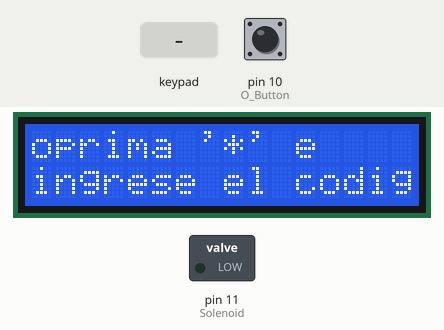
Simulated run of this sketch. Board: Arduino Uno, built with avr-gcc and run on an emulated ATmega328P. Shown: 16×2 character LCD, switched loads named in the sketch (green lamp = pin HIGH). The inputs (shaded band) are chosen by the test bench; at power-on: pin 10 (O_Button) LOW.

Above: at 3.2 s.
3.3 s: key '#' pressed
At 5.2 s:
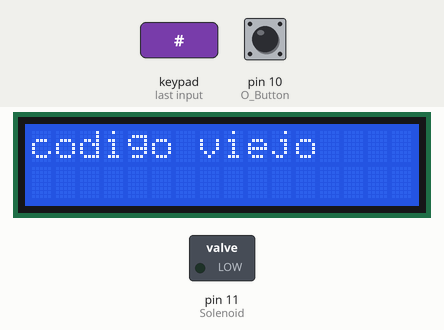
5.8 s: keypad keys 1 2 3 4 A pressed 0.4 s apart
At 8.1 s:
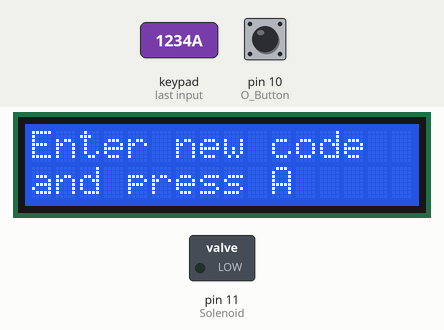
9.3 s: keypad keys 1 2 3 4 # pressed 0.4 s apart
At 11.8 s:
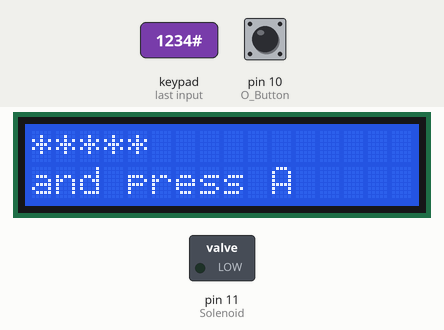
12.8 s: keypad keys 9 8 7 6 A pressed 0.4 s apart
At 15.2 s:
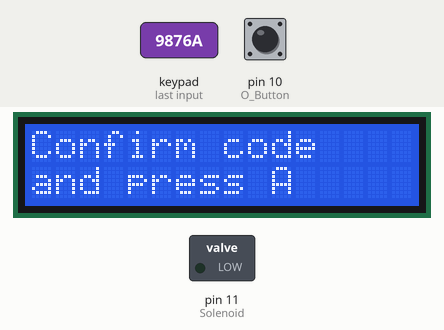
16.3 s: key 'A' pressed
At 18.5 s:
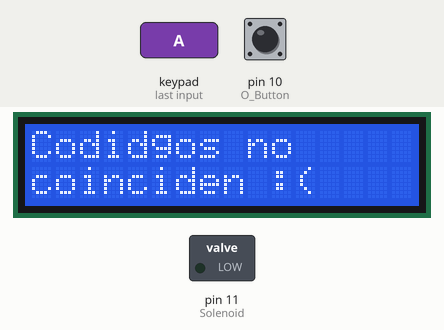
Timing chart, 0 to 20.0 s (numbered marks = the images above; inputs shaded):
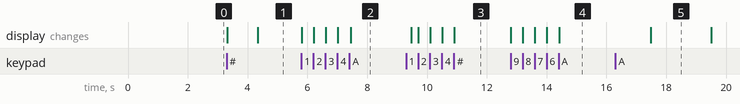

Measured:
- after the input at 3.3 s, the display: first changes at once (image 1 shows a later state)
- after the input at 5.8 s, the display: first changes at once (image 2 shows a later state)
- after the input at 9.3 s, the display: first changes after 0.18 s (image 3 shows a later state)
- after the input at 12.8 s, the display: first changes at once (image 4 shows a later state)
- after the input at 16.3 s, the display: changes after 1.2 s (image 5)

The sketch:

seguridad.ino
```cpp
/*El codigo original y videos estan ubicados en https://www.hackster.io/SurtrTech/keypad-door-lock-with-changeable-code-468b15
Lo unico que tuve que hacer es cambiar el codigo para actulizarlos y poner partes de la pantalla en español
*/


/* This code works with 4x4 Keypad Matrix, LCD ic, IRF510N transistor and a push button
 * It's a lock where the transistor drives a solenoid lock you can open either with correct code
 * or by the push button from inside
 * The code can be changed directly by the keypad and doesn't require uploading code again
 * Code is stored in EEPROM
 * Refer to www.surtrtech.com for more details
 */

#include <Keypad.h>
#include <EEPROM.h>
#include <LiquidCrystal_I2C.h>

#define Solenoid 11             //Actually the Gate of the transistor that controls the solenoid
#define O_Button 10             //Push Button

#define I2C_ADDR 0x27           //I2C adress, you should use the code to scan the adress first (0x27) here
#define BACKLIGHT_PIN 3         // Declaring LCD Pins
#define En_pin 2
#define Rw_pin 1
#define Rs_pin 0
#define D4_pin 4
#define D5_pin 5
#define D6_pin 6
#define D7_pin 7

const byte numRows= 4;          //number of rows on the keypad
const byte numCols= 4;          //number of columns on the keypad

char keymap[numRows][numCols]=
{
{'1', '2', '3', 'A'},
{'4', '5', '6', 'B'},
{'7', '8', '9', 'C'},
{'*', '0', '#', 'D'}
};

char keypressed;                 //Where the keys are stored it changes very often
char code[]= {'1','2','3','4'};  //The default code, you can change it or make it a 'n' digits one

char code_buff1[sizeof(code)];  //Where the new key is stored
char code_buff2[sizeof(code)];  //Where the new key is stored again so it's compared to the previous one

short a=0,i=0,s=0,j=0;          //Variables used later

byte rowPins[numRows] = {9,8,7,6}; //Rows 0 to 3 //if you modify your pins you should modify this too
byte colPins[numCols]= {5,4,3,2}; //Columns 0 to 3

LiquidCrystal_I2C  lcd(I2C_ADDR,En_pin,Rw_pin,Rs_pin,D4_pin,D5_pin,D6_pin,D7_pin);
Keypad myKeypad= Keypad(makeKeymap(keymap), rowPins, colPins, numRows, numCols);

void setup()
         {
          lcd.begin (16,2);
          //lcd.setBacklight(BACKLIGHT_PIN,POSITIVE);
          lcd.setBacklightPin(BACKLIGHT_PIN,POSITIVE);
          lcd.setBacklight(HIGH); //Lighting backlight
          lcd.home ();
          lcd.clear();
          lcd.print("oprima '*' e");   //What's written on the LCD you can change
          lcd.setCursor(0,1);
          lcd.print("ingrese el codigo");
          delay(2000);

          pinMode(Solenoid,OUTPUT);
          pinMode(O_Button,INPUT);

          //for(i=0 ; i<sizeof(code);i++){        //When you upload the code the first time keep it commented
          //EEPROM.get(i, code[i]);             //Upload the code and change it to store it in the EEPROM
          //}                                  //Then uncomment this for loop and reupload the code (It's done only once)

         }


void loop()
{

  keypressed = myKeypad.getKey();               //Constantly waiting for a key to be pressed
    if(keypressed == '*'){                      // * to open the lock
            lcd.clear();
            lcd.setCursor(0,0);
            lcd.print("codigo + 'A'");            //Message to show
            GetCode();                          //Getting code function
                  if(a==sizeof(code))           //The GetCode function assign a value to a (it's correct when it has the size of the code array)
                   OpenDoor();                   //Open lock function if code is correct
                  else{
                   lcd.clear();
                   lcd.print("Error");          //Message to print when the code is wrong
                  }
            delay(2000);
            lcd.clear();
            lcd.print("oprima '*' e");             //Return to standby mode it's the message do display when waiting
            lcd.setCursor(0,1);
            lcd.print("ingrese el codigo");
            delay(2000);
        }

     if(keypressed == '#'){                  //To change the code it calls the changecode function
      ChangeCode();
      lcd.clear();
      lcd.print("Cambiando el codigo");                 //When done it returns to standby mode
     }

     if(digitalRead(O_Button)==HIGH){      //Opening by the push button
       digitalWrite(Solenoid,HIGH);
       delay(10000);                        //Opens for 10s you can change
       digitalWrite(Solenoid,LOW);

     }

}

void GetCode(){                  //Getting code sequence
       i=0;                      //All variables set to 0
       a=0;
       j=0;

     while(keypressed != 'A'){                                     //The user press A to confirm the code otherwise he can keep typing
           keypressed = myKeypad.getKey();
             if(keypressed != NO_KEY && keypressed != 'A' ){       //If the char typed isn't A and neither "nothing"
              lcd.setCursor(j,1);                                  //This to write "*" on the LCD whenever a key is pressed it's position is controlled by j
              lcd.print("*");
              j++;
            if(keypressed == code[i]&& i<sizeof(code)){            //if the char typed is correct a and i increments to verify the next caracter
                 a++;                                              //Now I think maybe I should have use only a or i ... too lazy to test it -_-'
                 i++;
                 }
            else
                a--;                                               //if the character typed is wrong a decrements and cannot equal the size of code []
            }
            }
    keypressed = NO_KEY;

}

void ChangeCode(){                      //Change code sequence
      lcd.clear();
      lcd.print("Cambie codigo");
      delay(1000);
      lcd.clear();
      lcd.print("codigo viejo");
      GetCode();                      //verify the old code first so you can change it

            if(a==sizeof(code)){      //again verifying the a value
            lcd.clear();
            lcd.print("Cambie el codigo");
            GetNewCode1();            //Get the new code
            GetNewCode2();            //Get the new code again to confirm it
            s=0;
              for(i=0 ; i<sizeof(code) ; i++){     //Compare codes in array 1 and array 2 from two previous functions
              if(code_buff1[i]==code_buff2[i])
              s++;                                //again this how we verifiy, increment s whenever codes are matching
              }
                  if(s==sizeof(code)){            //Correct is always the size of the array

                   for(i=0 ; i<sizeof(code) ; i++){
                  code[i]=code_buff2[i];         //the code array now receives the new code
                  EEPROM.put(i, code[i]);        //And stores it in the EEPROM

                  }
                  lcd.clear();
                  lcd.print("Ingrese el nuevo");
                  lcd.setCursor(0,1);
                  lcd.print("codigo");
                  delay(2000);
                  }
                  else{                         //In case the new codes aren't matching
                  lcd.clear();
                  lcd.print("Codidgos no");
                  lcd.setCursor(0,1);
                  lcd.print("coinciden :(");
                  delay(2000);
                  }

          }

          else{                     //In case the old code is wrong you can't change it
          lcd.clear();
          lcd.print("Error de clave antigua");
          delay(3000);
          }
}

void GetNewCode1(){
  i=0;
  j=0;
  lcd.clear();
  lcd.print("Enter new code");   //tell the user to enter the new code and press A
  lcd.setCursor(0,1);
  lcd.print("and press A");
  delay(2000);
  lcd.clear();
  lcd.setCursor(0,1);
  lcd.print("and press A");     //Press A keep showing while the top row print ***

         while(keypressed != 'A'){            //A to confirm and quits the loop
             keypressed = myKeypad.getKey();
               if(keypressed != NO_KEY && keypressed != 'A' ){
                lcd.setCursor(j,0);
                lcd.print("*");               //On the new code you can show * as I did or change it to keypressed to show the keys
                code_buff1[i]=keypressed;     //Store caracters in the array
                i++;
                j++;
                }
                }
keypressed = NO_KEY;
}

void GetNewCode2(){                         //This is exactly like the GetNewCode1 function but this time the code is stored in another array
  i=0;
  j=0;

  lcd.clear();
  lcd.print("Confirm code");
  lcd.setCursor(0,1);
  lcd.print("and press A");
  delay(3000);
  lcd.clear();
  lcd.setCursor(0,1);
  lcd.print("and press A");

         while(keypressed != 'A'){
             keypressed = myKeypad.getKey();
               if(keypressed != NO_KEY && keypressed != 'A' ){
                lcd.setCursor(j,0);
                lcd.print("*");
                code_buff2[i]=keypressed;
                i++;
                j++;
                }
                }
keypressed = NO_KEY;
}

void OpenDoor(){             //Lock opening function open for 10s
  lcd.clear();
  lcd.print("Bienvenid@");       //With a message printed
  digitalWrite(Solenoid,HIGH);
  delay(10000);
  digitalWrite(Solenoid,LOW);
}
```
